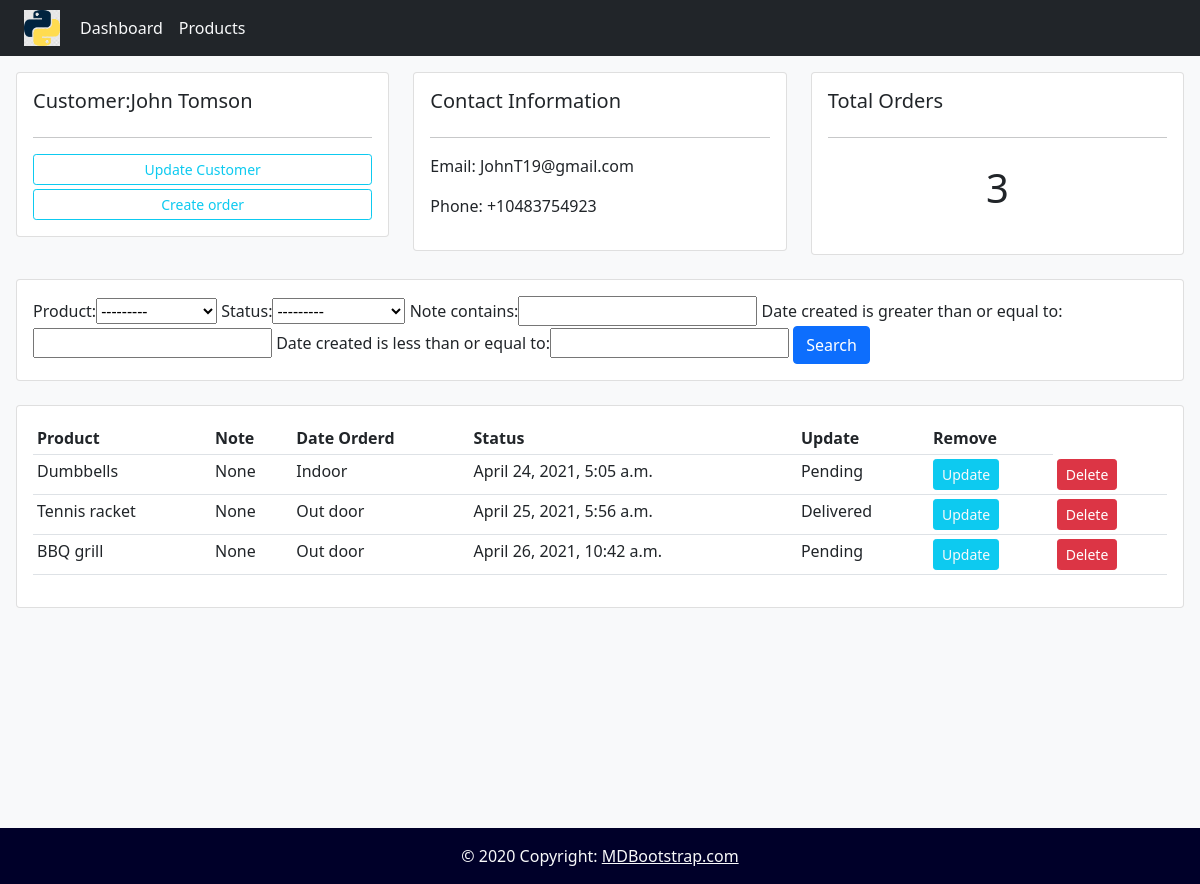
The app's page /customer/1/ with its own data.
### accounts/models.py (models this page shows, shortened)
class Customer(models.Model):
	name					= models.CharField(max_length = 50)
	email 					= models.EmailField(max_length = 250)
	phone_number 			= models.CharField(max_length = 12)
	date_created			= models.DateTimeField(auto_now_add = True ,null = True)
	class Meta:
		verbose_name = "Customer"
		verbose_name_plural = "Customers"

class Order(models.Model):
	STATUS = (
		('Pending','Pending'),
		('Out of delivery','Out of delivery'),
		('Delivered','Delivered')
		)
	customer 			= models.ForeignKey(Customer, null = True, on_delete=models.SET_NULL)
	product 			= models.ForeignKey(Product, null = True, on_delete=models.SET_NULL)
	date_created		= models.DateTimeField(auto_now_add = True, null = True)
	status 				= models.CharField(max_length = 100, choices = STATUS)
	note 				= models.CharField(max_length = 1000, null = True)
	class Meta:
		verbose_name = "Order"
		verbose_name_plural = "Orders"

class Product(models.Model):
	CATEGORY = (
		('Indoor','Indoor'),
		('Out door','Outdoor'),
		)
	name 				= models.CharField(max_length = 200, null = True)
	price 				= models.FloatField(null = True)
	category 			= models.CharField(max_length = 200, null = True, choices = CATEGORY)
	description 		= models.CharField(max_length = 200, null = True)
	date_created		= models.DateTimeField(auto_now_add = True, null = True)
	tag 				= models.ManyToManyField(Tag)
	def __str__(self):
		return self.name
	class Meta:
		verbose_name = "Product"
		verbose_name_plural = "Products"

### accounts/views.py (the view)
# urls.py: path('customer/<str:pk>/', views.customer, name='customer'),
def customer(request, pk):
	customer		= Customer.objects.get(id = pk)
	orders			= customer.order_set.all() #Обращаемся к ребенку(Order) и к его родителю (Product)
	orders_c		= orders.count()
	myFilter = OrderFilter(request.GET, queryset=orders) # Filter stuff
	orders = myFilter.qs
	return render(request,'accounts/customer.html',{
		'customer':customer,
		'orders':orders,
		'orders_c':orders_c,
		'myFilter':myFilter,
		})

### accounts/templates/accounts/customer.html
{%  extends 'base.html' %}
{% block content %}
<div class="w-85 p-3 mx-auto">
	<div class="row">
		<div class="col-md">
			<div class="card card-body">
				<h5>Customer:{{customer.name}}</h5>
				<hr>
				<a class="btn btn-outline-info  btn-sm btn-block" href="">Update Customer</a>
				<a class="btn btn-outline-info  btn-sm btn-block mt-1" href="{% url 'create_order' customer.id %}">Create order</a>
			</div>
		</div>
		<div class="col-md">
			<div class="card card-body">
				<h5>Contact Information</h5>
				<hr>
				<p>Email: {{customer.email}}</p>
				<p>Phone: {{customer.phone_number}} </p>
			</div>
		</div>
		<div class="col-md">
			<div class="card card-body">
				<h5>Total Orders</h5>
				<hr>
				<h1 style="text-align: center;padding: 10px">{{ orders_c }}<h1>
			</div>
		</div>
	</div>
	<br>
	<div class="row">
		<div class="col">
			<div class="card card-body">
				<form method="get">
					{{myFilter.form}}
			    <button class="btn btn-primary" type="submit">Search</button>
			  </form>
			</div>
		</div>
	</div>
	<br>
	<div class="row">
		<div class="col-md">
			<div class="card card-body">
				<table class="table table-sm">
					<tr>
						<th>Product</th>
						<th>Note</th>
						<th>Date Orderd</th>
						<th>Status</th>
						<th>Update</th>
						<th>Remove</th>
					</tr>
					{% for i in orders %}
					<tr>
						<td>{{i.product}}</td>
						<td>{{i.note}}</td>
						<td>{{i.product.category}}</td>
						<td>{{i.date_created}}</td>
						<td>{{i.status}}</th>
						<td><a href="" class ="btn btn-sm btn-info text-light">Update</a></td>
						<td><a href="" class ="btn btn-sm btn-danger">Delete</a></td>
					</tr>
					{% endfor %}
				</table>
			</div>
		</div>
	</div>
</div>
{% endblock %}

### static/css/status.css (style rules this page uses)
body { background-color: #ebeff5; }

### records on screen
Customer: name "John Tomson", email "JohnT19@gmail.com", phone_number "+10483754923"
Order: product "Dumbbells", note "None", product.category "Indoor", date_created "April 24, 2021, 5:05 a.m.", status "Pending"
Order: product "Tennis racket", note "None", product.category "Out door", date_created "April 25, 2021, 5:56 a.m.", status "Delivered"
Order: product "BBQ grill", note "None", product.category "Out door", date_created "April 26, 2021, 10:42 a.m.", status "Pending"

### other values on screen
{{ orders_c }} "3"
